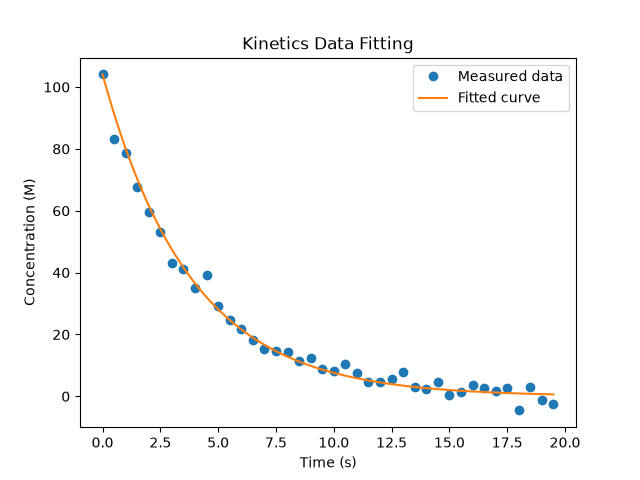

The script that saved this image:
"""
PW2 Lab B Part 3 -- fit a reaction's rate constant to measured data.

A first-order reaction decays as  C(t) = C0 * exp(-k*t).  You have noisy
concentration-vs-time measurements; find the k that best matches them.
Complete the TODOs. Run:  python kinetics.py
"""
import numpy as np
import matplotlib.pyplot as plt
from scipy.optimize import minimize

# TODO 1: read kinetics.csv (columns time, concentration) into arrays t, C.
#         Set C0 = the first concentration.
with open("kinetics.csv") as f:
    t, C = np.loadtxt(f, delimiter=",", skiprows=1, unpack=True)
    C0 = C[0]
# TODO 2: write total_error(k) = sum of (measured - C0*exp(-k*t))^2.
#         This is the "how bad" number: small when the model matches the data.

def total_error(k):
    return np.sum((C - C0 * np.exp(-k * t)) ** 2)

# TODO 3: minimise total_error with scipy.optimize.minimize (method "SLSQP",
#         bounds [(0, 5)], start x0=0.5). Print the fitted k.
result = minimize(total_error, x0=0.5, method="SLSQP", bounds=[(0, 5)])
fitted_k = result.x[0]
result = minimize(total_error, x0=0.5, method="SLSQP", bounds=[(0, 5)])
fitted_k = result.x[0]
print(f"Fitted rate constant: {fitted_k:.4f}")

# TODO 4: plot the measured data (points) and your fitted curve (line) together.
#         Save as kinetics.png.

t_fit = np.linspace(min(t), max(t), 100)
C_fit = C0 * np.exp(-fitted_k * t_fit)

plt.plot(t, C, 'o', label="Measured data")
plt.plot(t_fit, C_fit, '-', label="Fitted curve")
plt.xlabel("Time (s)")
plt.ylabel("Concentration (M)")
plt.title("Kinetics Data Fitting")
plt.legend()
plt.savefig("kinetics.png")
